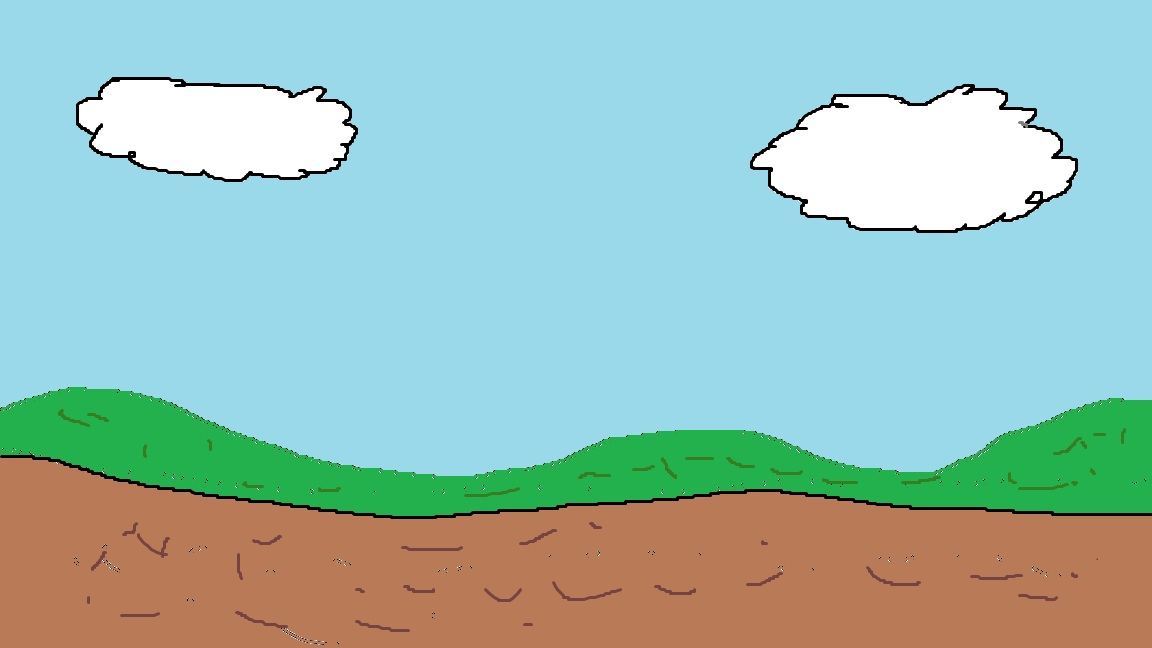
#> input picture dibujopaint.jpg, 1152 x 648 px
$ python 'experimento animacion de frutas tarea.py'
#> lines starting #> are read from the running program, lines starting #| are printed output that depends on the picture; after the words box and inside, x2 and y2 are one past the last pixel; in counts of white or black regions, pixels touching at a corner belong together
import cv2 as cv
import numpy as np
import math

# 🔋 Cargar imagen de fondo
fondo = cv.imread("dibujopaint.jpg")
#> fondo is the input picture: shape (648, 1152, 3); mean B, G, R 184.6, 191.4, 154.9


#  Dimensiones de la ventana
width, height = 1000, 600
fondo = cv.resize(fondo, (width, height))
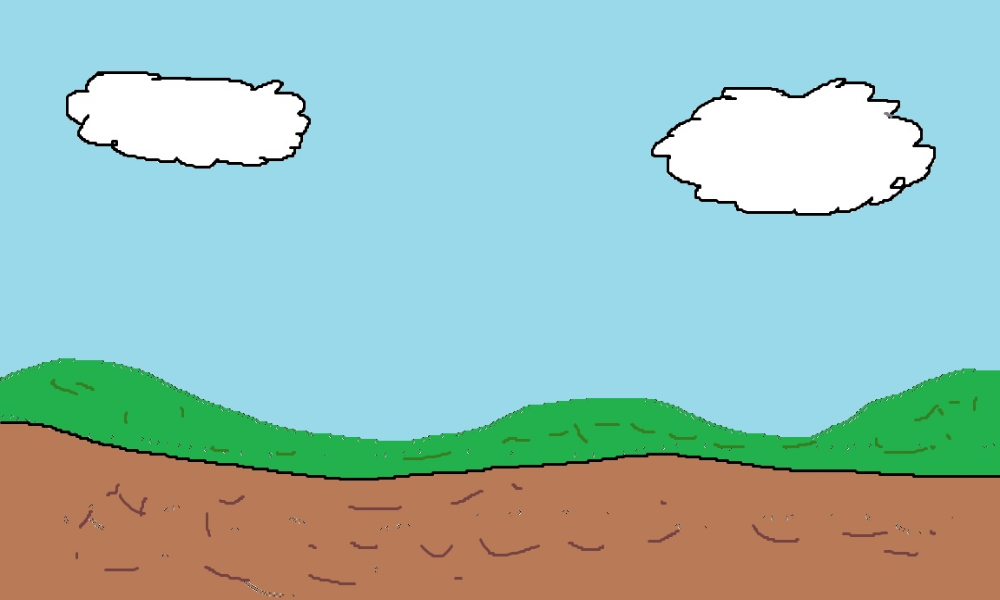
#> fondo: shape (600, 1000, 3); mean B, G, R 184.6, 191.4, 154.9

# Posiciones y velocidades
x, y, vx, vy, radio = 100, 100, 5, 4, 40   # Manzana
z, w, vz, vw, radionaranja = 300, 300, -6, 3, 60  # Naranja
s, t, vs, vt, radiosandia = 500, 200, 4, -5, 70  # Sandía

# Parámetros del sol (orbita)
sol_x, sol_y = width // 2, 80
radio_orbita = 50
angulo = 0

# Distancia entre dos puntos
def distancia(px1, py1, px2, py2):
    return math.sqrt((px2 - px1) ** 2 + (py2 - py1) ** 2)

while True:
    img = fondo.copy()

    # ☀️ Sol con rayos
    sol_x_actual = sol_x + int(radio_orbita * math.cos(angulo))
    sol_y_actual = sol_y + int(radio_orbita * math.sin(angulo))
    angulo += 0.05
    cv.circle(img, (sol_x_actual, sol_y_actual), 50, (0, 255, 255), -1)  # Sol amarillo
    cv.circle(img, (sol_x_actual, sol_y_actual), 52, (255, 255, 0), 2)  # Borde brillante
    for i in range(0, 360, 30):  # Rayos de luz
        x_rayo = sol_x_actual + int(70 * math.cos(math.radians(i)))
        y_rayo = sol_y_actual + int(70 * math.sin(math.radians(i)))
        cv.line(img, (sol_x_actual, sol_y_actual), (x_rayo, y_rayo), (0, 255, 255), 2)
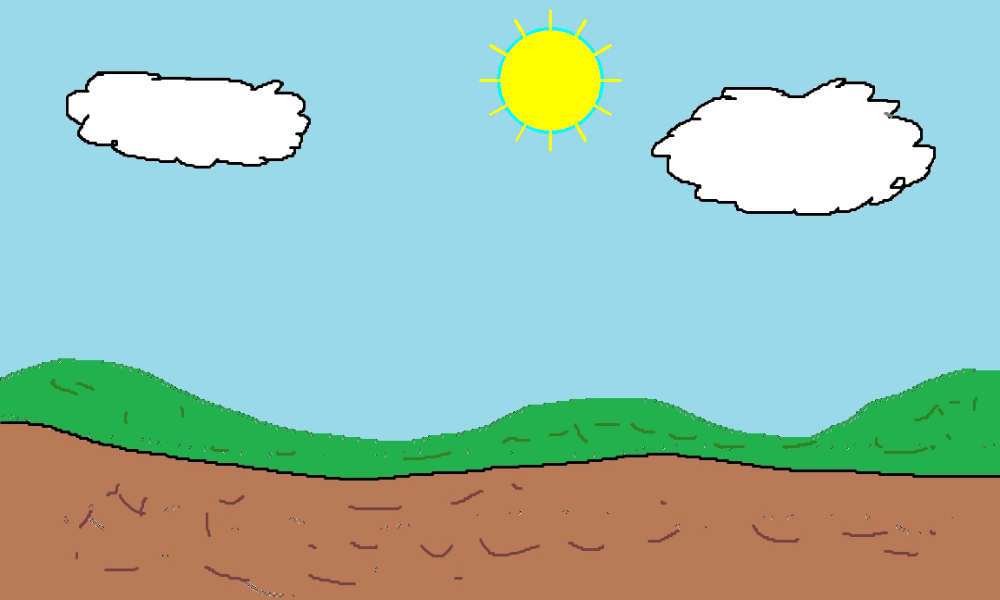
#> img: shape (600, 1000, 3); mean B, G, R 181.2, 192, 156.1

    # 🍏 Manzana con degradado y brillo
    for i in range(100, 0, -5):
        color = (0, 0, 255 - i)
        cv.ellipse(img, (x, y), (radio + i//5, int(radio * 1.2) + i//10), 0, 0, 360, color, -1)
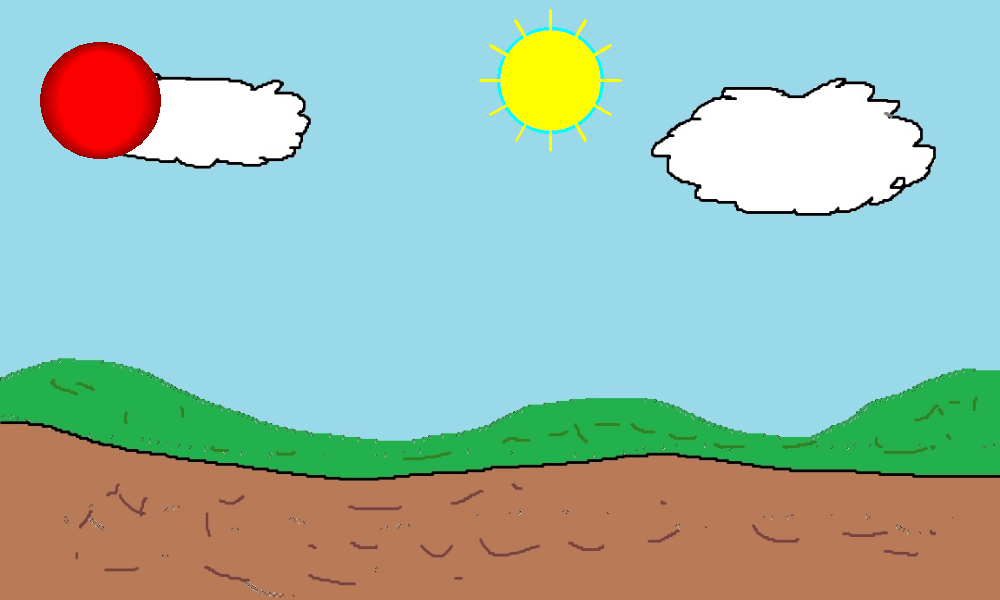
#> img: shape (600, 1000, 3); 1.85% of pixels changed, all inside (x1, y1, x2, y2) = (40, 42, 161, 159)
    cv.circle(img, (x - 10, y - 20), 10, (255, 255, 255), -1)  # Brillo
    cv.line(img, (x, y - radio - 10), (x, y - radio + 10), (50, 25, 0), 5)  # Tallo
#> img: shape (600, 1000, 3); mean B, G, R 177.1, 188, 156.7

    # 🍊 Naranja con textura de puntos
    cv.circle(img, (z, w), radionaranja, (0, 140, 255), -1)
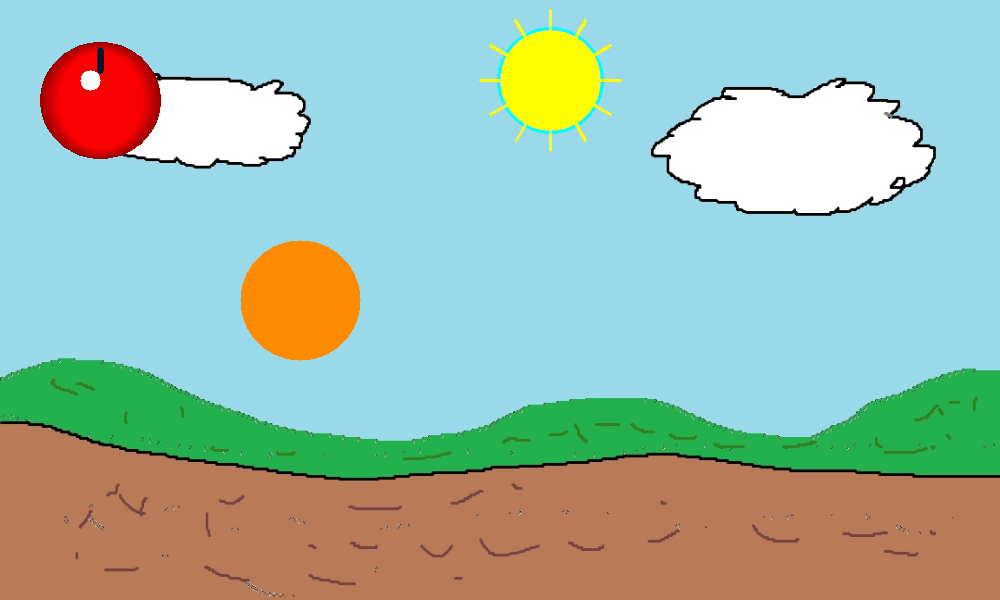
#> img: shape (600, 1000, 3); mean B, G, R 172.7, 186.6, 158.6
    for i in range(10):
        cx = z + np.random.randint(-radionaranja + 10, radionaranja - 10)
        cy = w + np.random.randint(-radionaranja + 10, radionaranja - 10)
        cv.circle(img, (cx, cy), 3, (0, 100, 200), -1)
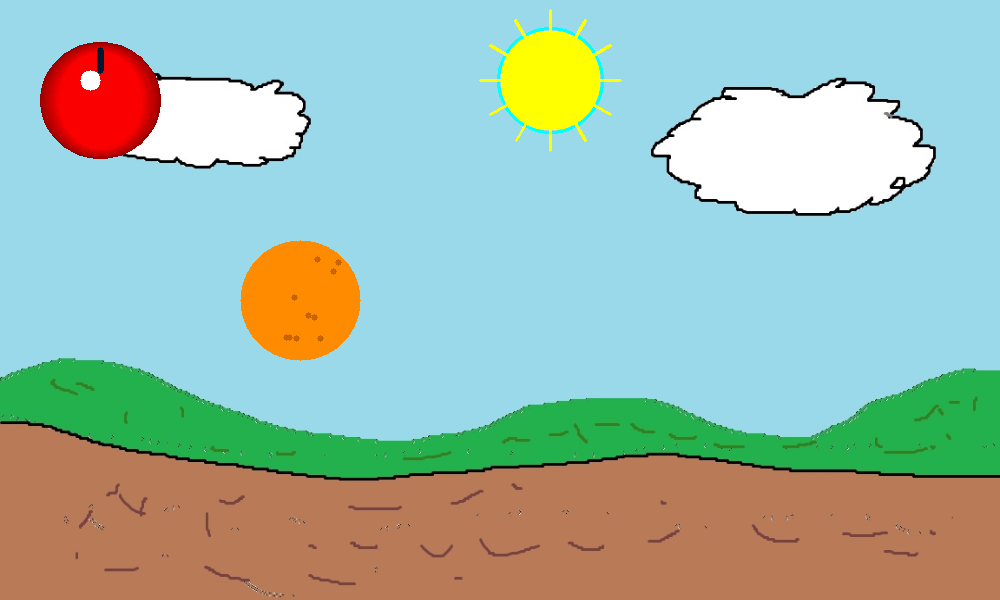
#> img: shape (600, 1000, 3); 0.05% of pixels changed, all inside (x1, y1, x2, y2) = (283, 256, 342, 342)
    cv.circle(img, (z, w - 30), 8, (255, 255, 255), -1)  # Brillo
#> img: shape (600, 1000, 3); 0.03% of pixels changed, all inside (x1, y1, x2, y2) = (292, 262, 309, 279)

    # 🍉 Sandía con rayas verdes
    cv.circle(img, (s, t), radiosandia, (0, 255, 0), -1)
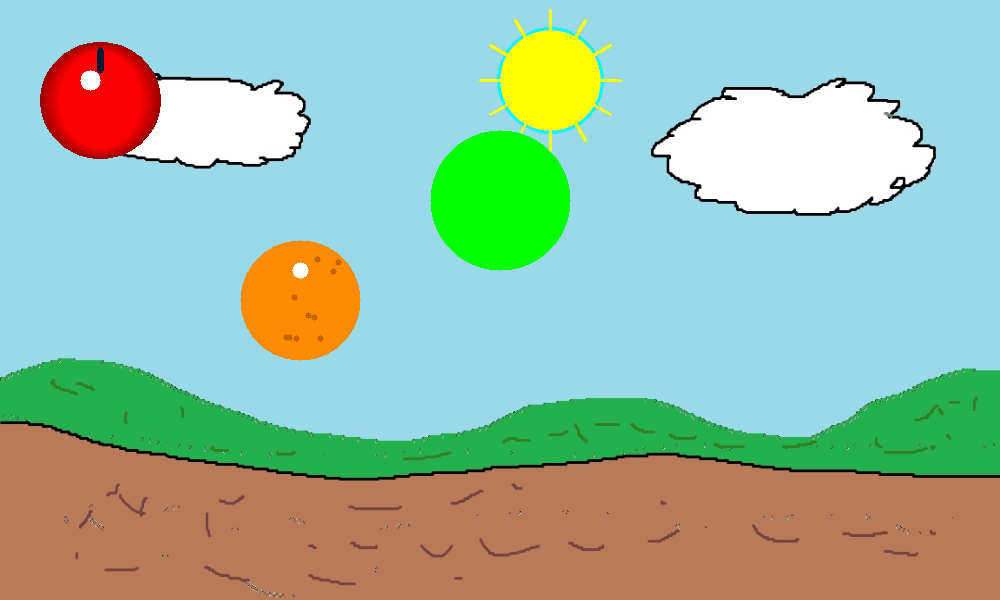
#> img: shape (600, 1000, 3); mean B, G, R 166.8, 187.5, 154.6
    for j in range(-30, 31, 10):  # Rayas de la sandía
        cv.ellipse(img, (s, t), (radiosandia - 10, int(radiosandia * 1.2) - 10), j, 0, 30, (0, 150, 0), 5)
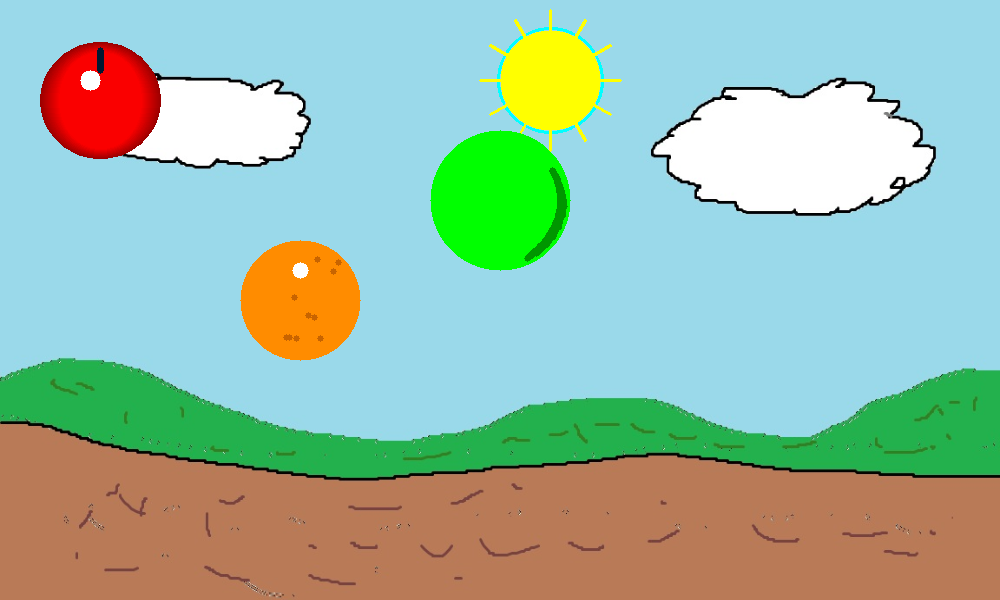
#> img: shape (600, 1000, 3); 0.16% of pixels changed, all inside (x1, y1, x2, y2) = (524, 167, 568, 262)

    # 📌 Actualizar posiciones
    x += vx
    y += vy
    z += vz
    w += vw
    s += vs
    t += vt

    # 🏀 Rebote en bordes
    if x - radio <= 0 or x + radio >= width: vx = -vx
    if y - radio <= 0 or y + radio >= height: vy = -vy
    if z - radionaranja <= 0 or z + radionaranja >= width: vz = -vz
    if w - radionaranja <= 0 or w + radionaranja >= height: vw = -vw
    if s - radiosandia <= 0 or s + radiosandia >= width: vs = -vs
    if t - radiosandia <= 0 or t + radiosandia >= height: vt = -vt

    # ⚡ Colisiones entre frutas
    frutas = [(x, y, radio, vx, vy), (z, w, radionaranja, vz, vw), (s, t, radiosandia, vs, vt)]
    for i in range(len(frutas)):
        for j in range(i + 1, len(frutas)):
            x1, y1, r1, v1x, v1y = frutas[i]
            x2, y2, r2, v2x, v2y = frutas[j]

            if distancia(x1, y1, x2, y2) <= r1 + r2:  # Si hay colisión, intercambian velocidades
                frutas[i] = (x1, y1, r1, v2x, v2y)
                frutas[j] = (x2, y2, r2, v1x, v1y)

    (x, y, radio, vx, vy), (z, w, radionaranja, vz, vw), (s, t, radiosandia, vs, vt) = frutas

    # 🎬 Mostrar la imagen
    cv.imshow('Frutas en Movimiento', img)
    if cv.waitKey(20) & 0xFF == 27:
#> (key Esc is pressed here)
        break

cv.destroyAllWindows()

$ run again, with gato.jpg copied over dibujopaint.jpg
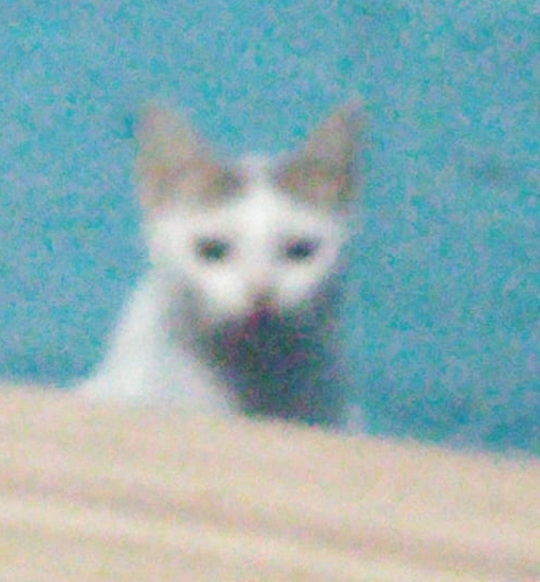
#> input picture gato.jpg, 1080 x 1164 px (shown at 1/2 size)
#> fondo is the input picture: shape (1164, 1080, 3); mean B, G, R 179.4, 174.9, 141.7
#> fondo: shape (600, 1000, 3)
#> after the loop `for i in range(10):`:
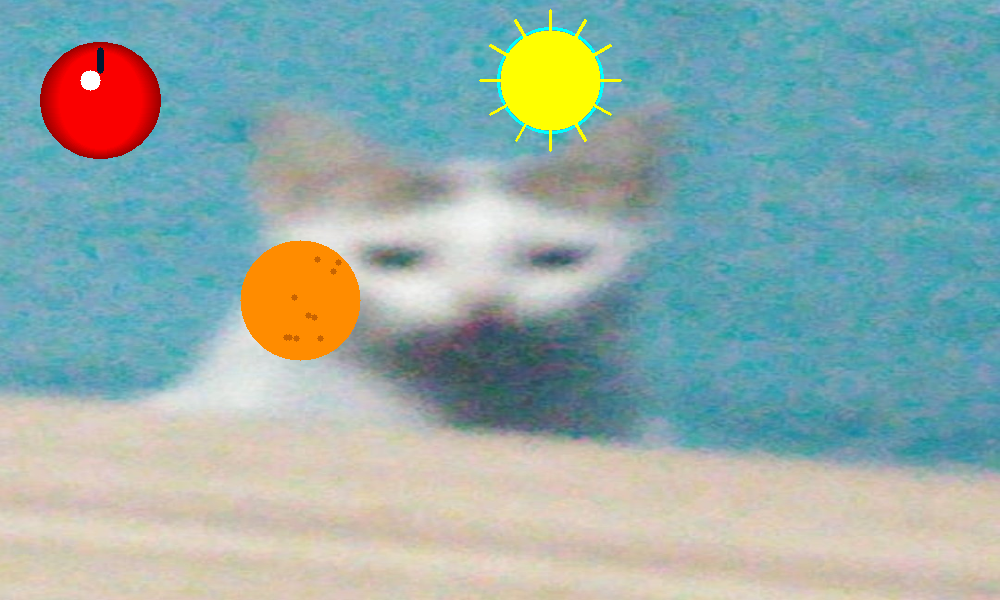
#> img: shape (600, 1000, 3); mean B, G, R 169.6, 172, 147.3
#> after the loop `for j in range(-30, 31, 10):`:
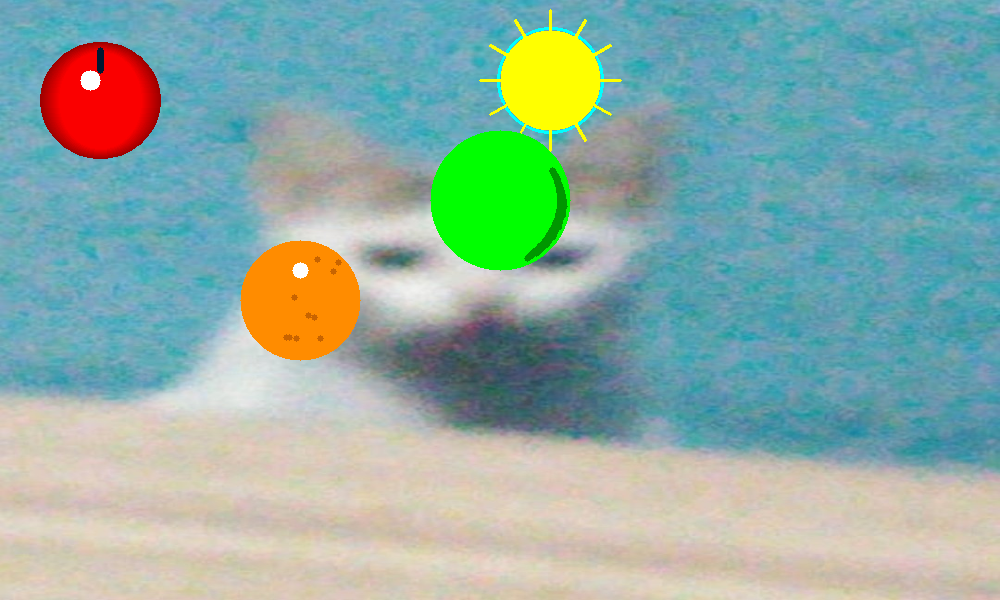
#> img: shape (600, 1000, 3); mean B, G, R 164.8, 173.6, 142.7
